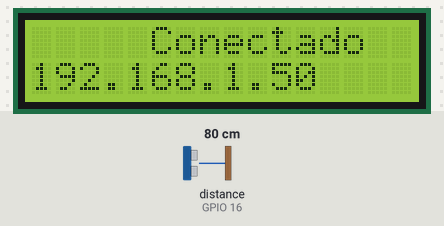
Bench run of a sketch on a simulated ESP8266 (NodeMCU). On the bench: 16×2 character LCD. Wiring (inferred from the names in the program): ultrasonic range finder: trigger GPIO 1; echo GPIO 16. The test bench sets the inputs (shaded band); at power-on: distance to the obstacle (sensor on GPIO 16) 80 cm. The echo pulse lasts 58.3 µs per cm; WiFi joins after 1.5 s; servers stay silent unless stated; no MQTT or app messages arrive unless stated; what the sketch prints to the serial monitor is not drawn.

Above: at 5.1 s.
At 6.4 s:
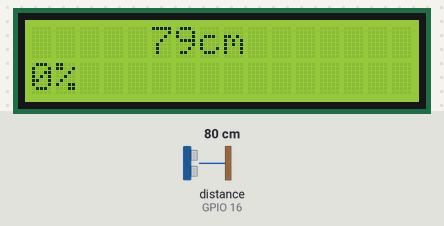

Measured:
- what the display in image 0 shows lasts 1.2 s, from 5.1 s to 6.3 s

The sketch:

10_codigo_LCD_Wifi_MQTT.ino
```cpp
#include <ESP8266WiFi.h>
#include <LiquidCrystal.h>
#include <PubSubClient.h>

// Definição dos pinos do sensor
#define trigPin 1
#define echoPin 16

// Definição dos parâmetros do WiFi
const char *rede = "LINKNET_JANETE _2.4G";
const char *senha = "jkgl0812";

// Definição dos parâmetros do MQTT
const char *mqtt_server = "35.199.93.123";
const int mqtt_port = 1883;
const char *mqtt_topic = "ifpe/esp-8266";

// Inicialização das variáveis
WiFiClient wifiClient;
PubSubClient client(wifiClient);

int distancia = 0;
int porcentagem = 0;
int litros = 0;

const int reservatorioFull = 35; // distancia quando o reservatorio está cheio
const int reservatorioEmpty = 63; // distancia quando o reservatorio está vazio

// Definição dos pinos do LCD
LiquidCrystal lcd(14, 12, 13, 15, 2, 0);

void setup() {
  // Configuração inicial do LCD e do serial
  lcd.begin(16, 2); // Define a dimensão do LCD
  pinMode(trigPin, OUTPUT);
  pinMode(echoPin, INPUT);
  Serial.begin(115200);

  // Conectar ao WiFi
  fazerConexaoWifi();

  // Configuração do servidor MQTT
  client.setServer(mqtt_server, mqtt_port);
  reconnect();
}

void loop() {
  // Manter conexão WiFi e MQTT
  manterConexao();

  // Executar sensor e calcular distância e porcentagem
  sensorRun();
  distancia = calcularDistancia();
  porcentagem = calcularPorcentagem();

  // Atualizar display LCD e enviar dados
  lcdRun();
  Serial.println(String(distancia) + "cm");
  validarDados(distancia);
}

void validarDados(int distancia) {
  if (distancia != 0) {
    enviarDados();
  }
}

void manterConexao() {
  // Verifica o estado da conexão WiFi
  if (WiFi.status() != WL_CONNECTED) {
    fazerConexaoWifi();
  }

  // Verifica o estado da conexão MQTT
  if (!client.connected()) {
    reconnect();
  }
  client.loop();
}

void fazerConexaoWifi() {
  // Faz a conexão WiFi
  lcd.clear();
  lcd.setCursor(0, 0);
  lcd.print("Conectando...");

  WiFi.begin(rede, senha);
  while (WiFi.status() != WL_CONNECTED) {
    Serial.print("Conectando a ");
    Serial.println(WiFi.SSID());
    delay(5000);
  }

  // Conexão estabelecida
  Serial.print("Conectado à rede! Endereço IP do ESP -> ");
  Serial.println(WiFi.localIP());
  lcd.clear();
  lcd.setCursor(5, 0);
  lcd.print("Conectado");
  lcd.setCursor(0, 1);
  lcd.print(WiFi.localIP());
  delay(1200);
}

void sensorRun() {
  // Ativação do sensor
  digitalWrite(trigPin, HIGH);
  delayMicroseconds(10);
  digitalWrite(trigPin, LOW);
}

int calcularDistancia() {
  // Cálculo da distância
  return (pulseIn(echoPin, HIGH) * 0.034 / 2);
}

int calcularPorcentagem() {
  int distanciaRestante = distancia - reservatorioFull;
  int distanciaTotal = reservatorioEmpty - reservatorioFull;

  if (distanciaRestante < 0) {
    // O reservatório está completamente cheio
    return 100;
  } else if (distanciaRestante >= distanciaTotal) {
    // O reservatório está completamente vazio
    return 0;
  } else {
    // Calcula a porcentagem com base na distância restante
    return 100 - ((distanciaRestante * 100) / distanciaTotal);
  }
}

void lcdRun() {
  // Exibição da distância no LCD
  lcd.clear();
  lcd.setCursor(5, 0);
  lcd.print(distancia);
  lcd.print("cm");

  lcd.setCursor(0, 1);
  lcd.print(porcentagem);
  lcd.print("%");
}

void enviarDados() {
  // Envio dos dados via MQTT em formato JSON
  char msg[100];
  sprintf(msg, "{\"distancia\": %d, \"porcentagem\": %d, \"litros\": %d}", distancia, porcentagem, litros);
  client.publish(mqtt_topic, msg);
  Serial.println("Enviando dados: " + String(msg));
  delay(60000);
}

void reconnect() {
  // Reconectar ao servidor MQTT
  while (!client.connected()) {
    Serial.print("Tentando conectar ao MQTT...");
    if (client.connect("ESP8266Client")) {
      Serial.println("conectado");
    } else {
      Serial.print("falhou, rc=");
      Serial.print(client.state());
      Serial.println(" tentando novamente em 5 segundos");
      delay(5000);
    }
  }
}
```
